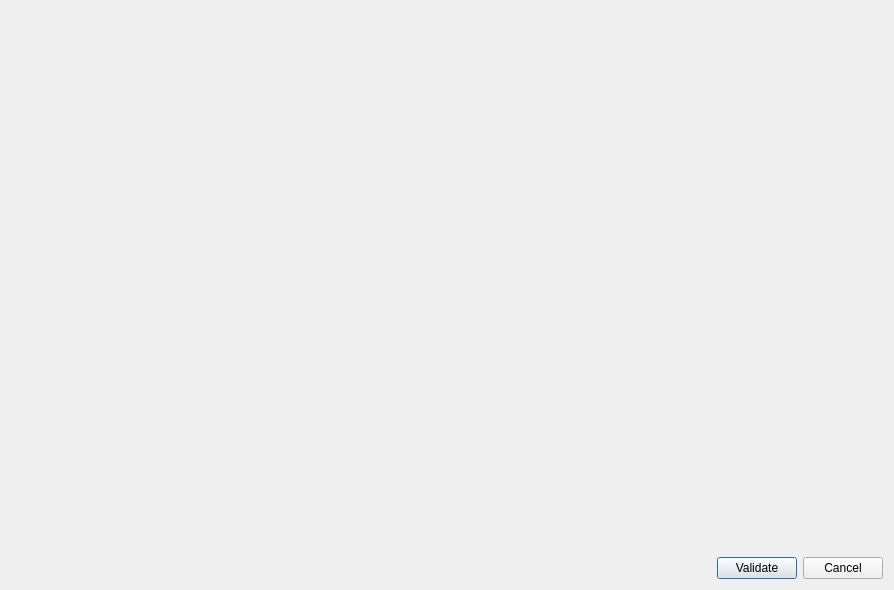
<?xml version="1.0" encoding="UTF-8"?>
<ui version="4.0">
 <class>DialogCompanyInfos</class>
 <widget class="QDialog" name="DialogCompanyInfos">
  <property name="geometry">
   <rect>
    <x>0</x>
    <y>0</y>
    <width>894</width>
    <height>590</height>
   </rect>
  </property>
  <property name="windowTitle">
   <string>Company informations</string>
  </property>
  <layout class="QVBoxLayout" name="verticalLayout">
   <item>
    <widget class="PaneSettingsCompany" name="widgetInfos" native="true">
     <property name="sizePolicy">
      <sizepolicy hsizetype="Preferred" vsizetype="Expanding">
       <horstretch>0</horstretch>
       <verstretch>0</verstretch>
      </sizepolicy>
     </property>
    </widget>
   </item>
   <item>
    <layout class="QHBoxLayout" name="horizontalLayout_2">
     <item>
      <spacer name="horizontalSpacer_2">
       <property name="orientation">
        <enum>Qt::Orientation::Horizontal</enum>
       </property>
       <property name="sizeHint" stdset="0">
        <size>
         <width>40</width>
         <height>20</height>
        </size>
       </property>
      </spacer>
     </item>
     <item>
      <widget class="QPushButton" name="buttonValidate">
       <property name="text">
        <string>Validate</string>
       </property>
      </widget>
     </item>
     <item>
      <widget class="QPushButton" name="buttonCancel">
       <property name="text">
        <string>Cancel</string>
       </property>
      </widget>
     </item>
    </layout>
   </item>
  </layout>
 </widget>
 <customwidgets>
  <customwidget>
   <class>PaneSettingsCompany</class>
   <extends>QWidget</extends>
   <header>gui/panes/PaneSettingsCompany.h</header>
   <container>1</container>
  </customwidget>
 </customwidgets>
 <resources/>
 <connections>
  <connection>
   <sender>buttonValidate</sender>
   <signal>clicked()</signal>
   <receiver>DialogCompanyInfos</receiver>
   <slot>accept()</slot>
   <hints>
    <hint type="sourcelabel">
     <x>767</x>
     <y>567</y>
    </hint>
    <hint type="destinationlabel">
     <x>780</x>
     <y>616</y>
    </hint>
   </hints>
  </connection>
  <connection>
   <sender>buttonCancel</sender>
   <signal>clicked()</signal>
   <receiver>DialogCompanyInfos</receiver>
   <slot>reject()</slot>
   <hints>
    <hint type="sourcelabel">
     <x>853</x>
     <y>567</y>
    </hint>
    <hint type="destinationlabel">
     <x>858</x>
     <y>613</y>
    </hint>
   </hints>
  </connection>
 </connections>
</ui>
